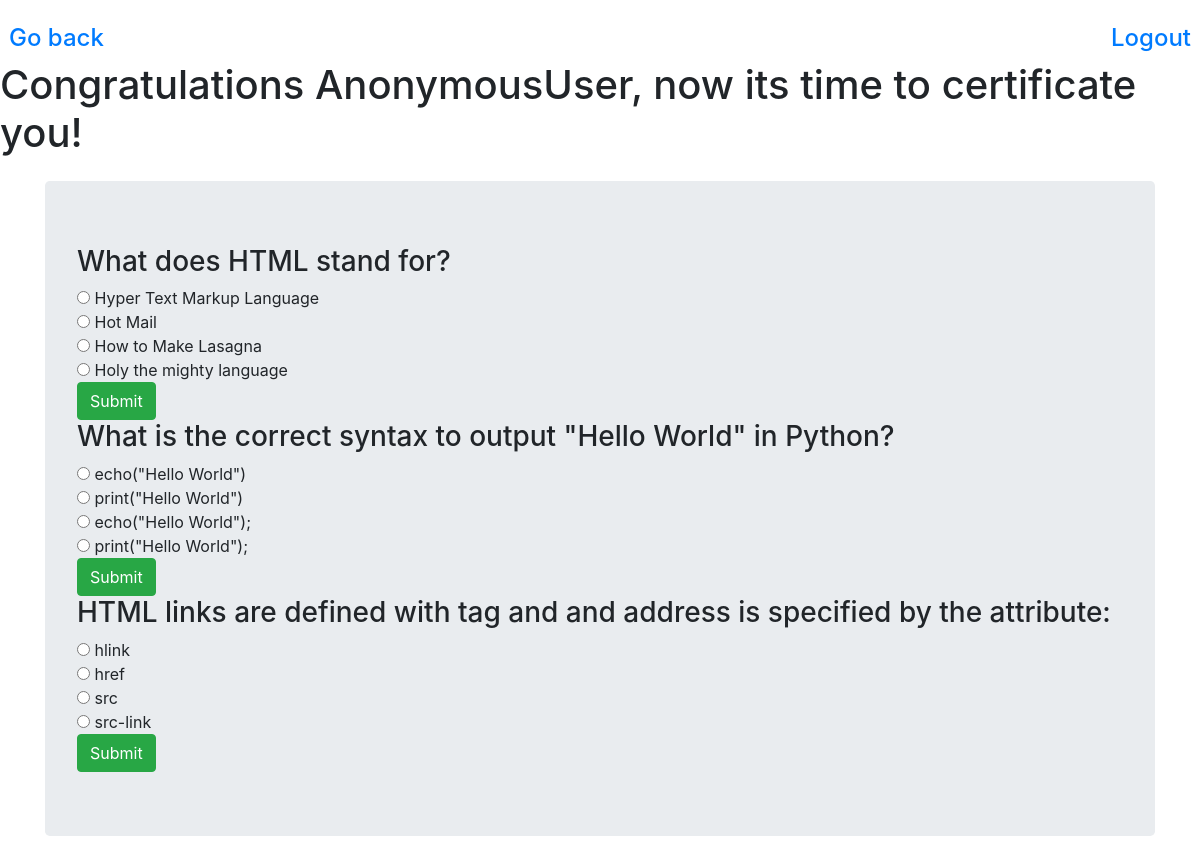
The app's page /quiz/ with its own data.
### quiz/models.py (models this page shows)
class Question(models.Model):
    NUMBER_OF_ANSWERS_ALLOWED = 1
    max_score = models.DecimalField(verbose_name='Max Score', default=10, decimal_places=2, max_digits=6)
    text = models.TextField(verbose_name="Question text")
    classes = models.ForeignKey(Classes, on_delete=models.DO_NOTHING)
    def __str__(self):
        return self.text

class ChooseAnswer(models.Model):
    MAX_CHOICES = 4
    question = models.ForeignKey(Question, related_name="questions", on_delete=models.CASCADE)
    correctAnswer = models.BooleanField(verbose_name="Is this the correct answer?", default=False, null=False)
    text = models.TextField(verbose_name="Text of answer")
    def __str__(self):
        return self.text

### quiz/views.py (the view)
# urls.py: path('', include('quiz.urls'))
def quiz(request):
    if request.method == 'POST':
        question_pk = request.POST.get('question_pk')
        answered_question = User.attempts.select_related('question').get(question__pk=question_pk)
        answer_pk = request.POST.get('answer_pk')
        try:
            ChooseAnswer = AnsweredQuestions.question.questions.get(pk=answer_pk)
        except ObjectDoesNotExist:
            raise Http404
        User.validate_answer(answered_question, ChooseAnswer)
        return redirect('result', answuered_question.pk)
    else:
        answered = AnsweredQuestions.objects.values_list('question__pk', flat=True)
        question = Question.objects.exclude(pk__in=answered)
        context = {
            'question':question
        }
        return render(request, 'quiz/exam.html', context)

### quiz/templates/quiz/exam.html (shortened to what this page needs)
<!DOCTYPE html>
<html lang="en">
  <head>
     <link
      rel="stylesheet"
      href="https://cdn.jsdelivr.net/npm/bootstrap@4.6.0/dist/css/bootstrap.min.css"
    />
    <div class="row gy-4 pt-4">
      <h4 class="col-lg-6 text-left pl-4">
        <a href="{{request.META.HTTP_REFERER}}">Go back</a>
      </h4>
      <h4 class="col-lg-6 text-right pr-4">
        <a href="{% url 'logout' %}">Logout</a>
      </h4>
    </div>
  </head>
  <body>
    <h1>Congratulations {{request.user}}, now its time to certificate you!</h1>
    {% if question is None %}
    <div class="container">
      <div class="jumbotron my-4">
        <h1>You already answered all of our questions</h1>
        <a href="">Take a look here!</a>
      </div>
    </div>
    {% else %}
    <div class="container">
      <div class="jumbotron my-4">
        {% for question in question %}
          <h3>
            {{question}}
          </h3>
        <form method="POST" class="form">
          {% for answers in question.questions.all %}
            <input class"form-check-input" type="radio" name="answer_pk" value="questions.pk"
            id="choice-{{forloop.counter}}">
            <label class="form-check-label" for="choice-{{forloop.counter}}" >
               {{answers}}
            </label>
            <br>
          {% endfor %}
          <button type="submit" class="btn btn-success">
            Submit
          </button>
        </form>
        {% endfor %}
      </div>
    </div>
    {% endif %}
  </body>
</html>

### records on screen
Question: text "What does HTML stand for?"
ChooseAnswer: text "Hyper Text Markup Language"
ChooseAnswer: text "Hot Mail"
ChooseAnswer: text "How to Make Lasagna"
ChooseAnswer: text "Holy the mighty language"
Question: text "What is the correct syntax to output \"Hello World\" in Python?"
ChooseAnswer: text "echo(\"Hello World\")"
ChooseAnswer: text "print(\"Hello World\")"
ChooseAnswer: text "echo(\"Hello World\");"
ChooseAnswer: text "print(\"Hello World\");"
Question: text "HTML links are defined with tag and and address is specified by the attribute:"
ChooseAnswer: text "hlink"
ChooseAnswer: text "href"
ChooseAnswer: text "src"
ChooseAnswer: text "src-link"

### other values on screen
{{ request.user }} "AnonymousUser"
